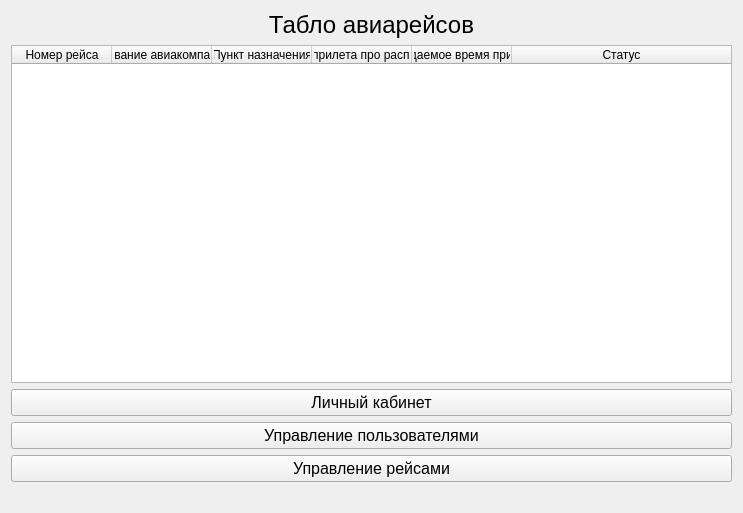
<?xml version="1.0" encoding="UTF-8"?>
<ui version="4.0">
 <class>MainWindow</class>
 <widget class="QWidget" name="MainWindow">
  <property name="geometry">
   <rect>
    <x>0</x>
    <y>0</y>
    <width>743</width>
    <height>513</height>
   </rect>
  </property>
  <property name="windowTitle">
   <string>mainwindow</string>
  </property>
  <layout class="QGridLayout" name="gridLayout">
   <item row="0" column="0">
    <widget class="QLabel" name="label">
     <property name="font">
      <font>
       <pointsize>18</pointsize>
      </font>
     </property>
     <property name="text">
      <string>Табло авиарейсов</string>
     </property>
     <property name="textFormat">
      <enum>Qt::AutoText</enum>
     </property>
     <property name="alignment">
      <set>Qt::AlignCenter</set>
     </property>
    </widget>
   </item>
   <item row="1" column="0">
    <layout class="QVBoxLayout" name="verticalLayout">
     <item>
      <layout class="QHBoxLayout" name="horizontalLayout"/>
     </item>
     <item>
      <widget class="QTableWidget" name="Board_flight">
       <property name="whatsThis">
        <string>&lt;html&gt;&lt;head/&gt;&lt;body&gt;&lt;p&gt;Табло авиарейсов. Здесь отображается вся имеющеюся информация о рейсах с расписанием. &lt;/p&gt;&lt;/body&gt;&lt;/html&gt;</string>
       </property>
       <property name="editTriggers">
        <set>QAbstractItemView::NoEditTriggers</set>
       </property>
       <property name="selectionBehavior">
        <enum>QAbstractItemView::SelectRows</enum>
       </property>
       <attribute name="horizontalHeaderStretchLastSection">
        <bool>true</bool>
       </attribute>
       <column>
        <property name="text">
         <string>Номер рейса</string>
        </property>
       </column>
       <column>
        <property name="text">
         <string>Название авиакомпании</string>
        </property>
       </column>
       <column>
        <property name="text">
         <string>Пункт назначения</string>
        </property>
       </column>
       <column>
        <property name="text">
         <string>Время прилета про расписанию</string>
        </property>
       </column>
       <column>
        <property name="text">
         <string>Ожидаемое время прилета</string>
        </property>
       </column>
       <column>
        <property name="text">
         <string>Статус</string>
        </property>
       </column>
      </widget>
     </item>
     <item>
      <widget class="QPushButton" name="infoUser">
       <property name="font">
        <font>
         <pointsize>12</pointsize>
        </font>
       </property>
       <property name="cursor">
        <cursorShape>PointingHandCursor</cursorShape>
       </property>
       <property name="mouseTracking">
        <bool>false</bool>
       </property>
       <property name="whatsThis">
        <string>&lt;html&gt;&lt;head/&gt;&lt;body&gt;&lt;p&gt;Здесь можно сменить аккаунт или посмотреть информацию по личному кабинету, т.е. логин и статус. Данное окно доступно всем пользователям&lt;/p&gt;&lt;/body&gt;&lt;/html&gt;</string>
       </property>
       <property name="styleSheet">
        <string notr="true"/>
       </property>
       <property name="text">
        <string>Личный кабинет</string>
       </property>
       <property name="checkable">
        <bool>false</bool>
       </property>
       <property name="autoRepeat">
        <bool>false</bool>
       </property>
      </widget>
     </item>
     <item>
      <widget class="QPushButton" name="controlusers">
       <property name="font">
        <font>
         <pointsize>12</pointsize>
        </font>
       </property>
       <property name="cursor">
        <cursorShape>PointingHandCursor</cursorShape>
       </property>
       <property name="mouseTracking">
        <bool>false</bool>
       </property>
       <property name="whatsThis">
        <string>&lt;html&gt;&lt;head/&gt;&lt;body&gt;&lt;p&gt;Данное меню позволяет&lt;span style=&quot; font-weight:600;&quot;&gt; администраторам &lt;/span&gt;добавлять, изменять, получать или удалять информацию об аккаунтах пользователей.&lt;/p&gt;&lt;/body&gt;&lt;/html&gt;</string>
       </property>
       <property name="text">
        <string>Управление пользователями</string>
       </property>
       <property name="checkable">
        <bool>false</bool>
       </property>
       <property name="autoRepeat">
        <bool>false</bool>
       </property>
      </widget>
     </item>
     <item>
      <widget class="QPushButton" name="controlflight">
       <property name="font">
        <font>
         <pointsize>12</pointsize>
        </font>
       </property>
       <property name="cursor">
        <cursorShape>PointingHandCursor</cursorShape>
       </property>
       <property name="whatsThis">
        <string>&lt;html&gt;&lt;head/&gt;&lt;body&gt;&lt;p&gt;Данное окно пзволяет &lt;span style=&quot; font-weight:600;&quot;&gt;администраторам&lt;/span&gt; и &lt;span style=&quot; font-weight:600;&quot;&gt;диспетчерам&lt;/span&gt; изменять информацию о рейсах. &lt;/p&gt;&lt;/body&gt;&lt;/html&gt;</string>
       </property>
       <property name="text">
        <string>Управление рейсами</string>
       </property>
      </widget>
     </item>
     <item>
      <layout class="QHBoxLayout" name="horizontalLayout_3">
       <item>
        <spacer name="horizontalSpacer_2">
         <property name="orientation">
          <enum>Qt::Horizontal</enum>
         </property>
         <property name="sizeHint" stdset="0">
          <size>
           <width>40</width>
           <height>20</height>
          </size>
         </property>
        </spacer>
       </item>
      </layout>
     </item>
    </layout>
   </item>
  </layout>
 </widget>
 <resources/>
 <connections/>
 <slots>
  <slot>DisplayHelp()</slot>
 </slots>
</ui>
